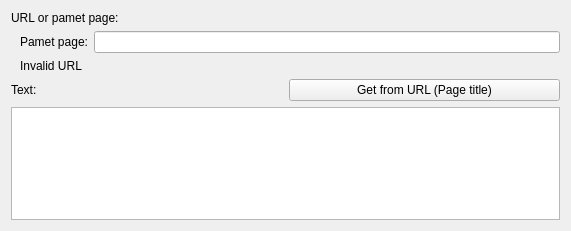
<?xml version="1.0" encoding="UTF-8"?>
<ui version="4.0">
 <class>AnchorEditPropsWidget</class>
 <widget class="QWidget" name="AnchorEditPropsWidget">
  <property name="geometry">
   <rect>
    <x>0</x>
    <y>0</y>
    <width>571</width>
    <height>231</height>
   </rect>
  </property>
  <property name="windowTitle">
   <string>AnchorEditPropsWidget</string>
  </property>
  <layout class="QVBoxLayout" name="verticalLayout">
   <item>
    <widget class="QLabel" name="label_2">
     <property name="text">
      <string>URL or pamet page:</string>
     </property>
    </widget>
   </item>
   <item>
    <layout class="QVBoxLayout" name="verticalLayout_2">
     <property name="leftMargin">
      <number>9</number>
     </property>
     <item>
      <layout class="QHBoxLayout" name="horizontalLayout_3">
       <property name="topMargin">
        <number>0</number>
       </property>
       <item>
        <widget class="QLabel" name="pametPageLabel">
         <property name="text">
          <string>Pamet page:</string>
         </property>
        </widget>
       </item>
       <item>
        <widget class="QLineEdit" name="urlLineEdit"/>
       </item>
      </layout>
     </item>
     <item>
      <widget class="QLabel" name="invalidUrlLabel">
       <property name="text">
        <string>Invalid URL</string>
       </property>
      </widget>
     </item>
    </layout>
   </item>
   <item>
    <layout class="QHBoxLayout" name="horizontalLayout_2">
     <property name="topMargin">
      <number>0</number>
     </property>
     <item>
      <widget class="QLabel" name="label">
       <property name="text">
        <string>Text:</string>
       </property>
      </widget>
     </item>
     <item>
      <widget class="QPushButton" name="get_title_button">
       <property name="text">
        <string>Get from URL (Page title)</string>
       </property>
      </widget>
     </item>
    </layout>
   </item>
   <item>
    <widget class="QTextEdit" name="text_edit"/>
   </item>
  </layout>
 </widget>
 <resources/>
 <connections/>
</ui>
